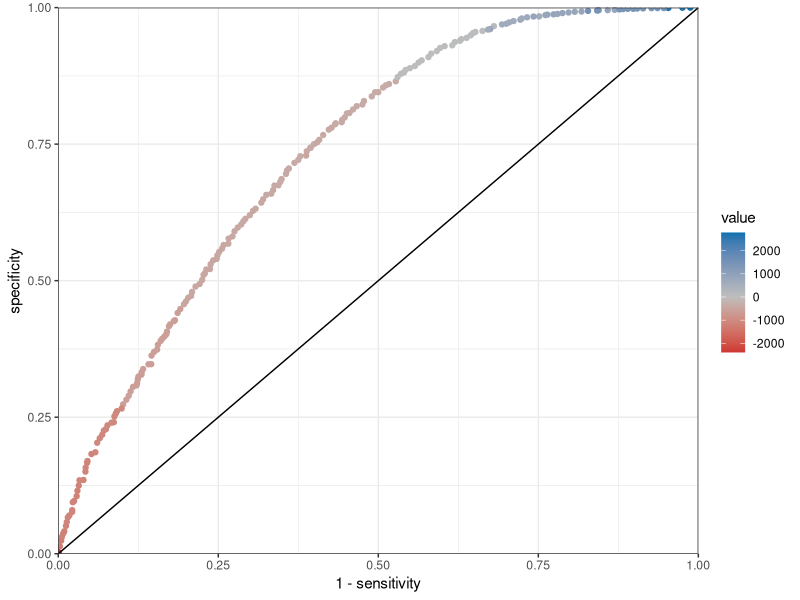
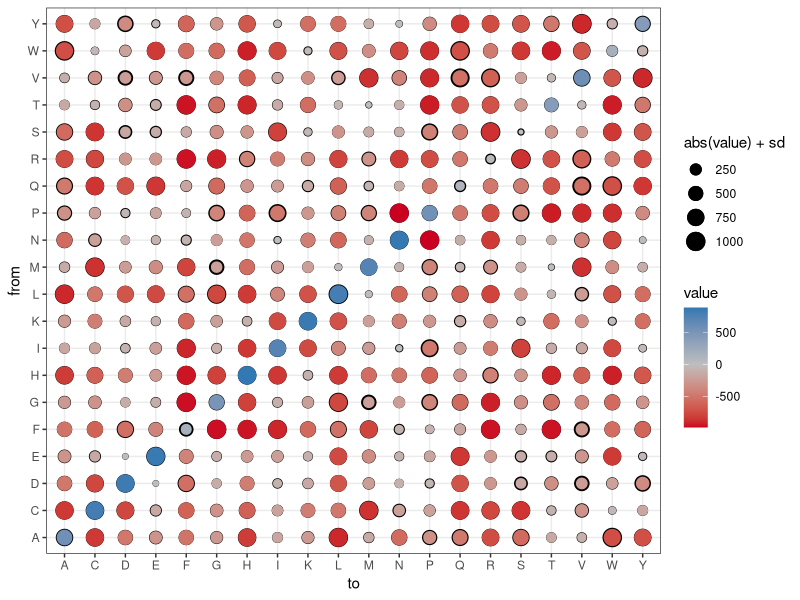
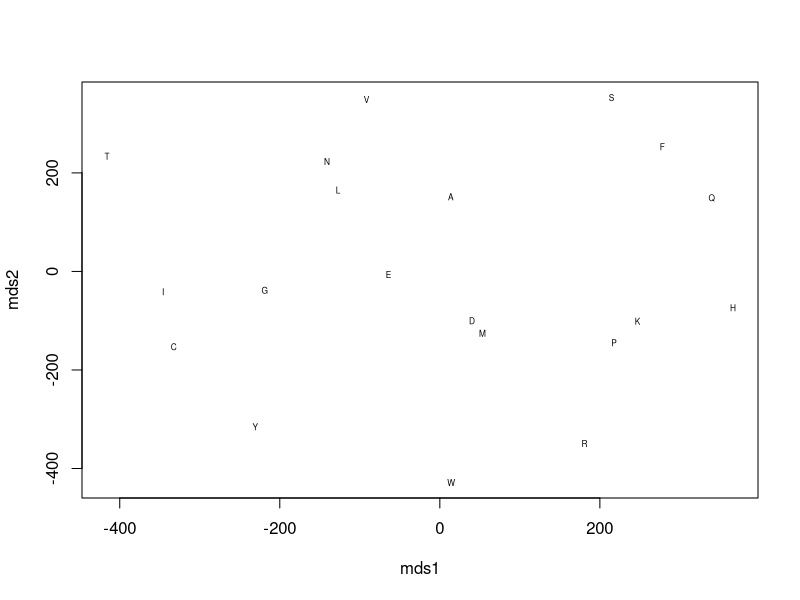
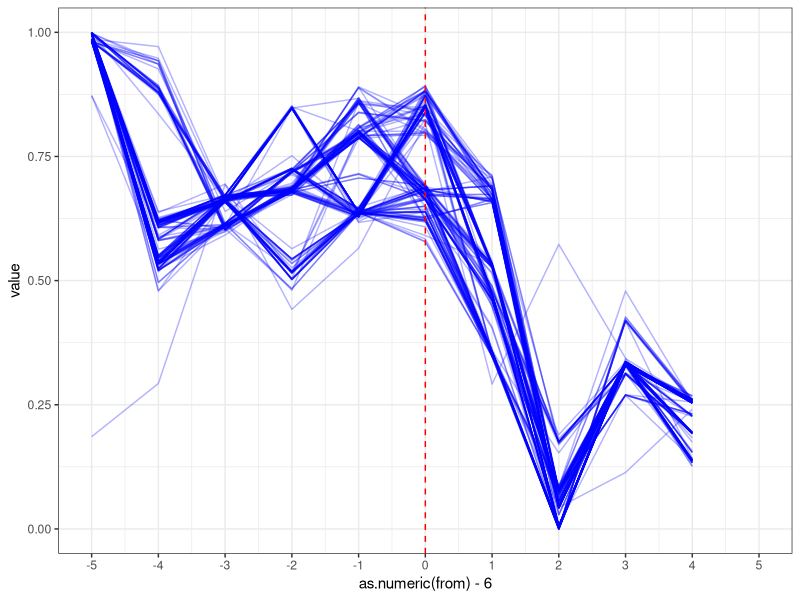

These figures' R source, in order:
## ---- chunk 1
knitr::opts_chunk$set(echo = TRUE)
## ---- chunk 2
library(ggplot2)
library(plyr)
library(reshape2)

df <- read.table("roc.txt", header=T, sep="\t")
df$sensitivity <- -df$sensitivity
df$specificity <- -df$specificity

df.2 <- read.table("solutions.txt", header=T,sep="\t")

df.3 <- merge(df, subset(df.2, parameter == "threshold"))

ggplot(df.3, aes(x=1-sensitivity, y=specificity)) + 
  geom_point(aes(color = value)) + 
  geom_abline(slope=1, intercept=0) + 
  scale_x_continuous(limits=c(0,1), expand=c(0,0)) + 
  scale_y_continuous(limits = c(0,1), expand=c(0,0)) +
  scale_color_gradient2(low = "#ca0020", mid="grey", high = "#0571b0", midpoint = 0) +
  theme_bw()
## ---- chunk 3
df.s <- subset(df.2, parameter=="substitution")
df.s <- ddply(df.s, .(from, to), summarize,
              sd = sd(value), value = mean(value))

ggplot(df.s, aes(x=to, y=from)) + 
  geom_point(aes(size=abs(value) + sd), color="black") + geom_point(aes(color=value, size=abs(value))) +
  scale_color_gradient2(low = "#ca0020", mid="grey", high = "#0571b0", midpoint = 0) + theme_bw()
## ---- chunk 4
library(MASS)
df.ss <- dcast(df.s, from ~ to)
rnames <- df.ss$from
df.ss$from <- NULL
df.ss <- as.matrix(df.ss)
rownames(df.ss) <- rnames

cont_aa <- c("A","D","G","L","N","R","S","T","Y")

mds <- isoMDS(-as.dist(df.ss), k = 2)
x <- mds$points[,1]
y <- mds$points[,2]
plot(x, y, xlab="mds1", ylab="mds2", type = "n")
text(x, y, labels = rownames(df.ss), cex=.5)#col = cc_final, 
## ---- chunk 5
df.pw <- subset(df.2, parameter=="position_weight")

ggplot(df.pw) + geom_line(aes(x=as.numeric(from) - 6, group=id, y=value), color="blue", alpha=0.3) + 
  geom_vline(xintercept = 0, linetype="dashed", color="red") +
  scale_x_continuous(limits = c(-5,5), breaks=-5:5) + theme_bw()
